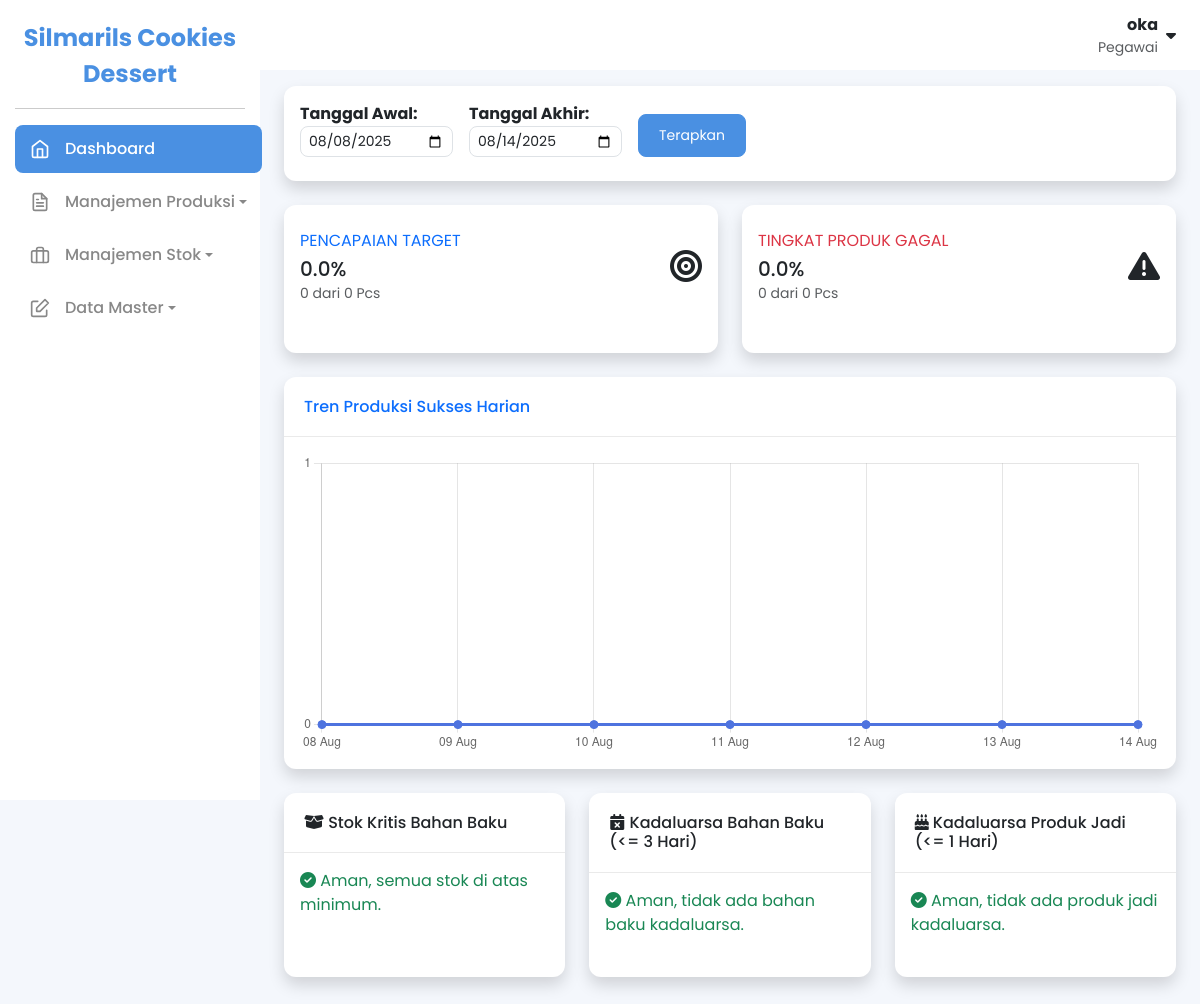
Page /index.php (signed in) on the earlier database version.
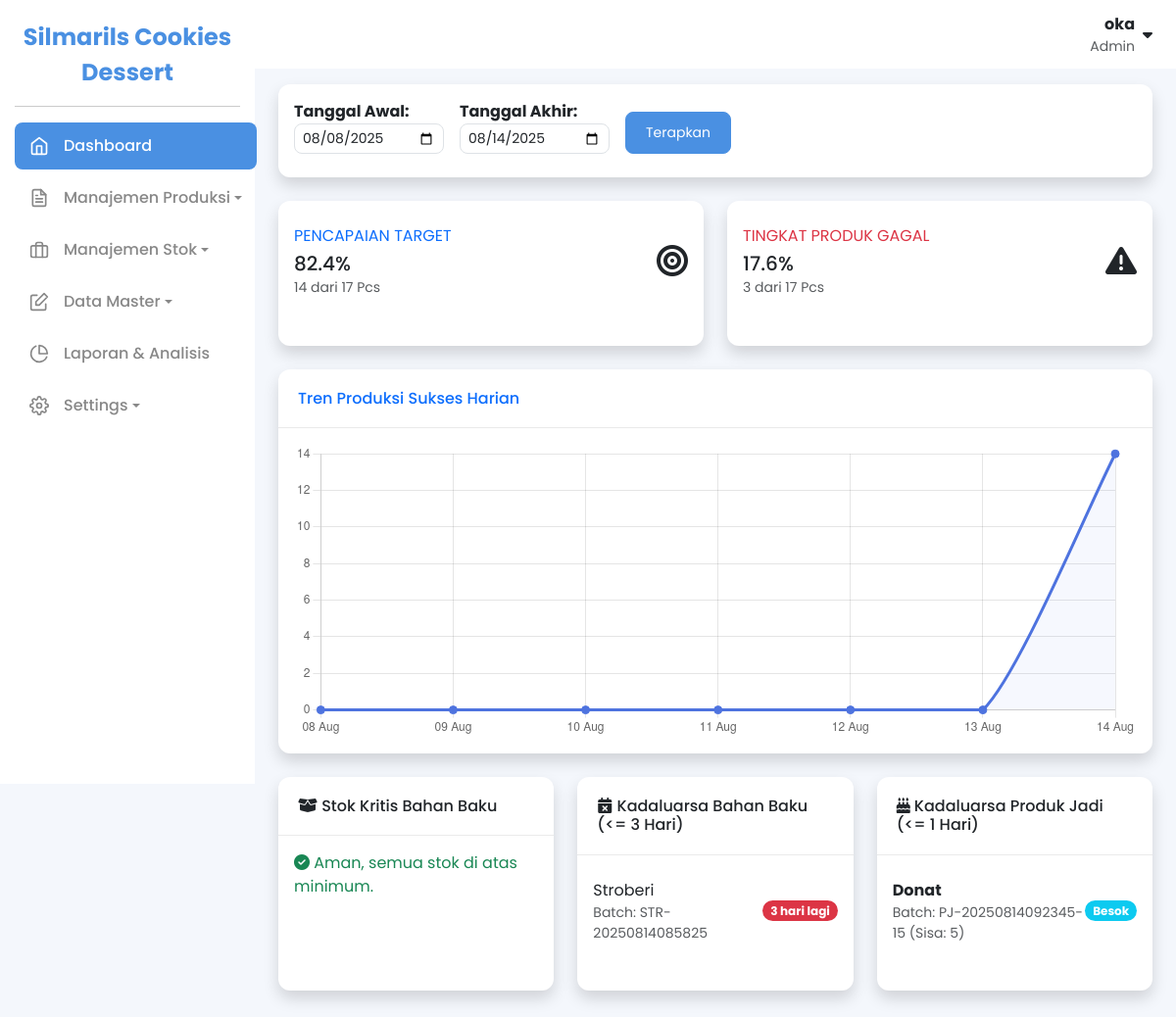
Same page on the later database version.
### tables this page shows
CREATE TABLE `stok_batch` (
  `id_batch` int NOT NULL,
  `kode_batch` varchar(50) NOT NULL,
  `id_bahan_baku` int NOT NULL,
  `jumlah_display` varchar(50) NOT NULL,
  `satuan_display` varchar(50) NOT NULL,
  `jumlah_dasar` decimal(10,2) NOT NULL,
  `sisa_dasar` decimal(10,2) NOT NULL,
  `harga_per_satuan_dasar` decimal(10,2) NOT NULL,
  `tanggal_masuk` date NOT NULL,
  `tanggal_kadaluarsa` date NOT NULL,
  `id_pengguna_input` int DEFAULT NULL
);

CREATE TABLE `bahan_baku` (
  `id_bahan_baku` int NOT NULL,
  `nama_bahan` varchar(100) NOT NULL,
  `satuan` varchar(20) NOT NULL,
  `stok` int NOT NULL DEFAULT '0',
  `stok_minimum` int NOT NULL DEFAULT '0'
);

CREATE TABLE `produk_jadi_batch` (
  `id_batch_produk` int NOT NULL,
  `id_produk` int NOT NULL,
  `id_perintah_kerja` int DEFAULT NULL,
  `kode_batch` varchar(50) NOT NULL COMMENT 'Kode custom dari input pengguna',
  `jumlah_produksi` int NOT NULL,
  `sisa_stok` int NOT NULL,
  `tanggal_produksi` datetime NOT NULL,
  `tanggal_kadaluarsa` date NOT NULL
);

CREATE TABLE `produk` (
  `id_produk` int NOT NULL,
  `nama_produk` varchar(100) NOT NULL,
  `masa_simpan_hari` int NOT NULL DEFAULT '0' COMMENT 'Umur simpan produk dalam hari',
  `catatan` text,
  `foto_produk` varchar(255) DEFAULT NULL
);

### core/functions.php (called while the page is built, shortened)
<?php
function base_url($path = '')
{
            $protocol = isset($_SERVER['HTTPS']) && $_SERVER['HTTPS'] === 'on' ? "https" : "http";
            $host = $_SERVER['HTTP_HOST'];
            $script_name = str_replace('\\', '/', dirname($_SERVER['SCRIPT_NAME']));
            $project_root = rtrim($script_name, '/');
            $url = "$protocol://$host" . rtrim($project_root, '/') . '/' . ltrim($path, '/');
            return $url;
}

### pages/dashboard.php (the view, shortened to what the changed rows need)
<?php
$tanggal_awal = isset($_GET['awal']) ? $_GET['awal'] : date('Y-m-d', strtotime('-6 days'));
$tanggal_akhir = isset($_GET['akhir']) ? $_GET['akhir'] : date('Y-m-d');
$periode_params = [$tanggal_awal, $tanggal_akhir];
$stmt_produksi = $pdo->prepare("
    SELECT
        COALESCE(SUM(jumlah_direncanakan), 0) AS total_target,
        COALESCE(SUM(jumlah_sukses), 0) AS total_sukses,
        COALESCE(SUM(jumlah_gagal), 0) AS total_gagal
    FROM perintah_kerja
    WHERE status = 'Selesai' AND DATE(tanggal_selesai) BETWEEN ? AND ?
");
$stmt_produksi->execute($periode_params);
$data_produksi = $stmt_produksi->fetch(PDO::FETCH_ASSOC);
$persentase_pencapaian = ($data_produksi['total_target'] > 0) ? ($data_produksi['total_sukses'] / $data_produksi['total_target']) * 100 : 0;
$total_produksi_aktual = $data_produksi['total_sukses'] + $data_produksi['total_gagal'];
$tingkat_kegagalan = ($total_produksi_aktual > 0) ? ($data_produksi['total_gagal'] / $total_produksi_aktual) * 100 : 0;
$stmt_kritis = $pdo->query("
    SELECT
        bb.nama_bahan, bb.satuan, bb.stok_minimum,
        COALESCE(SUM(sb.sisa_dasar), 0) as total_sisa
    FROM bahan_baku bb
    LEFT JOIN stok_batch sb ON bb.id_bahan_baku = sb.id_bahan_baku AND sb.sisa_dasar > 0
    GROUP BY bb.id_bahan_baku, bb.nama_bahan, bb.satuan, bb.stok_minimum
    HAVING total_sisa < bb.stok_minimum AND bb.stok_minimum > 0
");
$stok_kritis = $stmt_kritis->fetchAll(PDO::FETCH_ASSOC);
$stmt_kadaluarsa = $pdo->query("
    SELECT sb.*, bb.nama_bahan, bb.satuan, DATEDIFF(sb.tanggal_kadaluarsa, CURDATE()) AS sisa_hari
    FROM stok_batch sb
    JOIN bahan_baku bb ON sb.id_bahan_baku = bb.id_bahan_baku
    WHERE sb.sisa_dasar > 0 AND DATEDIFF(sb.tanggal_kadaluarsa, CURDATE()) <= 3
    ORDER BY sb.tanggal_kadaluarsa ASC
");
$stok_kadaluarsa = $stmt_kadaluarsa->fetchAll(PDO::FETCH_ASSOC);
$stmt_pj_kadaluarsa = $pdo->query("
    SELECT
        pjb.kode_batch, pjb.sisa_stok, p.nama_produk,
        DATEDIFF(pjb.tanggal_kadaluarsa, CURDATE()) AS sisa_hari
    FROM produk_jadi_batch AS pjb
    JOIN produk AS p ON pjb.id_produk = p.id_produk
    WHERE pjb.sisa_stok > 0 AND DATEDIFF(pjb.tanggal_kadaluarsa, CURDATE()) <= 1
    ORDER BY pjb.tanggal_kadaluarsa ASC
");
$produk_jadi_kadaluarsa = $stmt_pj_kadaluarsa->fetchAll(PDO::FETCH_ASSOC);
$stmt_grafik = $pdo->prepare("
    SELECT DATE(tanggal_selesai) as tanggal, SUM(jumlah_sukses) as total
    FROM perintah_kerja
    WHERE status = 'Selesai' AND DATE(tanggal_selesai) BETWEEN ? AND ?
    GROUP BY DATE(tanggal_selesai) ORDER BY tanggal ASC
");
$stmt_grafik->execute($periode_params);
$data_grafik_db = $stmt_grafik->fetchAll(PDO::FETCH_ASSOC);
$grafik_labels = [];
$grafik_data = [];
$data_grafik_assoc = array_column($data_grafik_db, 'total', 'tanggal');
$begin = new DateTime($tanggal_awal);
$end = new DateTime($tanggal_akhir);
$end->modify('+1 day');
$interval = new DateInterval('P1D');
$dateRange = new DatePeriod($begin, $interval, $end);
foreach ($dateRange as $date) {
    $formatted_date_key = $date->format('Y-m-d');
    $grafik_labels[] = $date->format('d M');
    $grafik_data[] = isset($data_grafik_assoc[$formatted_date_key]) ? $data_grafik_assoc[$formatted_date_key] : 0;
}
?>
<div class="container-fluid py-3 px-4">
    <div class="card shadow mb-4">
        <div class="card-body">
            <form method="GET" class="d-flex flex-wrap align-items-center" action="">
                <div class="me-3 mb-2">
                    <label for="awal" class="form-label-sm fw-bold">Tanggal Awal:</label>
                    <input type="date" id="awal" name="awal" class="form-control form-control-sm" value="<?php echo $tanggal_awal; ?>">
                </div>
                <div class="me-3 mb-2">
                    <label for="akhir" class="form-label-sm fw-bold">Tanggal Akhir:</label>
                    <input type="date" id="akhir" name="akhir" class="form-control form-control-sm" value="<?php echo $tanggal_akhir; ?>">
                </div>
                <div class="align-self-end mb-2">
                    <button type="submit" class="btn btn-primary btn-sm">Terapkan</button>
                </div>
            </form>
        </div>
    </div>
    <div class="row">
        <div class="col-lg-6 col-md-6 mb-4">
            <a href="index.php?page=laporan_pencapaian&awal=<?php echo $tanggal_awal; ?>&akhir=<?php echo $tanggal_akhir; ?>" class="text-decoration-none">
                <div class="card border-left-primary shadow h-100 py-2">
                    <div class="card-body">
                        <div class="row no-gutters align-items-center">
                            <div class="col mr-2">
                                <div class="text-xs font-weight-bold text-primary text-uppercase mb-1">Pencapaian Target</div>
                                <div class="h5 mb-0 font-weight-bold text-gray-800"><?php echo number_format($persentase_pencapaian, 1); ?>%</div>
                                <small class="text-muted"><?php echo number_format($data_produksi['total_sukses']) . ' dari ' . number_format($data_produksi['total_target']) . ' Pcs'; ?></small>
                            </div>
                            <div class="col-auto"><i class="fas fa-bullseye fa-2x text-gray-300"></i></div>
                        </div>
                    </div>
                </div>
            </a>
        </div>
        <div class="col-lg-6 col-md-6 mb-4">
            <a href="index.php?page=laporan_kegagalan&awal=<?php echo $tanggal_awal; ?>&akhir=<?php echo $tanggal_akhir; ?>" class="text-decoration-none">
                <div class="card border-left-danger shadow h-100 py-2">
                    <div class="card-body">
                        <div class="row no-gutters align-items-center">
                            <div class="col mr-2">
                                <div class="text-xs font-weight-bold text-danger text-uppercase mb-1">Tingkat Produk Gagal</div>
                                <div class="h5 mb-0 font-weight-bold text-gray-800"><?php echo number_format($tingkat_kegagalan, 1); ?>%</div>
                                <small class="text-muted"><?php echo number_format($data_produksi['total_gagal']) . ' dari ' . number_format($total_produksi_aktual) . ' Pcs'; ?></small>
                            </div>
                            <div class="col-auto"><i class="fas fa-exclamation-triangle fa-2x text-gray-300"></i></div>
                        </div>
                    </div>
                </div>
            </a>
        </div>
    </div>
    <div class="row">
        <div class="col-12">
            <div class="card shadow mb-4">
                <div class="card-header"><h6 class="m-0 font-weight-bold text-primary">Tren Produksi Sukses Harian</h6></div>
                <div class="card-body">
                    <div style="height: 300px;">
                        <canvas id="trenProduksiChart"></canvas>
                    </div>
                </div>
            </div>
        </div>
    </div>
    <div class="row">
        <div class="col-lg-4 mb-4">
            <div class="card card-warning shadow h-100">
                <div class="card-header"><h6 class="m-0 font-weight-bold"><i class="fas fa-box-open"></i> Stok Kritis Bahan Baku</h6></div>
                <div class="card-body">
                    <?php if (empty($stok_kritis)): ?>
                        <p class="text-success mb-0"><i class="fas fa-check-circle"></i> Aman, semua stok di atas minimum.</p>
                    <?php endif; ?>
                </div>
            </div>
        </div>
        <div class="col-lg-4 mb-4">
            <div class="card card-danger shadow h-100">
                <div class="card-header"><h6 class="m-0 font-weight-bold"><i class="fas fa-calendar-times"></i> Kadaluarsa Bahan Baku (<= 3 Hari)</h6></div>
                <div class="card-body">
                    <?php if (empty($stok_kadaluarsa)): ?>
                        <p class="text-success mb-0"><i class="fas fa-check-circle"></i> Aman, tidak ada bahan baku kadaluarsa.</p>
                    <?php else: ?>
                        <ul class="list-group list-group-flush">
                            <?php foreach($stok_kadaluarsa as $item): ?>
                                <li class="list-group-item d-flex justify-content-between align-items-center px-0">
                                    <div>
                                        <?php echo htmlspecialchars($item['nama_bahan']); ?>
                                        <small class="d-block text-muted">Batch: <?php echo htmlspecialchars($item['kode_batch']); ?></small>
                                    </div>
                                    <span class="badge bg-danger rounded-pill"><?php echo $item['sisa_hari'] <= 0 ? 'Sudah Lewat' : $item['sisa_hari'] . ' hari lagi'; ?></span>
                                </li>
                            <?php endforeach; ?>
                        </ul>
                    <?php endif; ?>
                </div>
            </div>
        </div>
        <div class="col-lg-4 mb-4">
            <div class="card card-info shadow h-100">
                <div class="card-header"><h6 class="m-0 font-weight-bold"><i class="fas fa-birthday-cake"></i> Kadaluarsa Produk Jadi (<= 1 Hari)</h6></div>
                <div class="card-body">
                    <?php if (empty($produk_jadi_kadaluarsa)): ?>
                        <p class="text-success mb-0"><i class="fas fa-check-circle"></i> Aman, tidak ada produk jadi kadaluarsa.</p>
                    <?php else: ?>
                        <ul class="list-group list-group-flush">
                        <?php foreach($produk_jadi_kadaluarsa as $item): ?>
                            <li class="list-group-item d-flex justify-content-between align-items-center px-0">
                                <div>
                                    <strong><?php echo htmlspecialchars($item['nama_produk']); ?></strong>
                                    <small class="d-block text-muted">Batch: <?php echo htmlspecialchars($item['kode_batch']); ?> (Sisa: <?php echo $item['sisa_stok']; ?>)</small>
                                </div>
                                <?php
                                    $sisa_hari_text = '';
                                    if ($item['sisa_hari'] == 1) $sisa_hari_text = 'Besok';
                                    elseif ($item['sisa_hari'] == 0) $sisa_hari_text = 'Hari Ini';
                                    else $sisa_hari_text = 'Sudah Lewat';
                                ?>
                                <span class="badge bg-info rounded-pill"><?php echo $sisa_hari_text; ?></span>
                            </li>
                        <?php endforeach; ?>
                        </ul>
                    <?php endif; ?>
                </div>
            </div>
        </div>
    </div>
</div>
<script>
document.addEventListener("DOMContentLoaded", function() {
    const canvasElement = document.getElementById('trenProduksiChart');
    if (canvasElement) {
        const ctx = canvasElement.getContext('2d');
        new Chart(ctx, {
            type: 'line',
            data: {
                labels: <?php echo json_encode($grafik_labels); ?>,
                datasets: [{
                    label: 'Produksi Sukses (Pcs)',
                    data: <?php echo json_encode($grafik_data); ?>,
                    borderColor: '#4e73df',
                    backgroundColor: 'rgba(78, 115, 223, 0.05)',
                    fill: true,
                    tension: 0.2, // Membuat garis sedikit melengkung
                    pointBackgroundColor: '#4e73df',
                    pointRadius: 4,
                    pointHoverRadius: 6
                }]
            },
            options: {
                responsive: true,
                maintainAspectRatio: false,
                scales: {
                    y: {
                        beginAtZero: true,
                        ticks: {
                            // Memastikan angka di sumbu Y adalah integer
                            precision: 0
                        }
                    }
                },
                plugins: {
                    legend: {
                        display: false // Sembunyikan legenda jika hanya ada 1 dataset
                    }
                }
            }
        });
    }
});
</script>

### templates/header.php (shortened to what the changed rows need)
<?php
$current_page = isset($_GET['page']) ? $_GET['page'] : 'dashboard';
$settings_pages = ['pengguna', 'pengguna_form', 'settings'];
$is_settings_active = in_array($current_page, $settings_pages);
?>
<!DOCTYPE html>
<html lang="id">
<head>
    <link rel="stylesheet" href="https://cdnjs.cloudflare.com/ajax/libs/font-awesome/6.2.0/css/all.min.css">
    <link href="<?php echo base_url('assets/css/bootstrap.min.css'); ?>" rel="stylesheet">
    <link href="<?php echo base_url('assets/css/style.css'); ?>" rel="stylesheet">
</head>
<body>
    <aside class="sidebar" id="sidebar">
        <ul class="nav flex-column">
            <?php if ($_SESSION['role'] === 'Admin'): ?>
                <li class="nav-item <?php echo str_starts_with($current_page, 'laporan') ? 'active' : ''; ?>">
                    <a class="nav-link" href="<?php echo base_url('index.php?page=laporan'); ?>">
                        <svg class="sidebar-icon" xmlns="http://www.w3.org/2000/svg" width="24" height="24" viewBox="0 0 24 24" fill="none" stroke="currentColor" stroke-width="2" stroke-linecap="round" stroke-linejoin="round"><path d="M21.21 15.89A10 10 0 1 1 8 2.83" /><path d="M22 12A10 10 0 0 0 12 2v10z" /></svg>
                        Laporan & Analisis
                    </a>
                </li>
                <li class="nav-item">
                    <a class="nav-link dropdown-toggle <?php echo $is_settings_active ? 'active' : ''; ?>" href="#settingsSubmenu" role="button" data-bs-toggle="collapse" aria-expanded="<?php echo $is_settings_active ? 'true' : 'false'; ?>">
                        Settings
                    </a>
                </li>
            <?php endif; ?>
        </ul>
    </aside>
    <main class="content-wrapper">
        <header class="topbar d-flex justify-content-between align-items-center">
            <div class="dropdown">
                <a href="#" class="d-flex align-items-center text-decoration-none" id="profileDropdown" data-bs-toggle="dropdown" aria-expanded="false">
                    <div class="text-end me-2">
                        <div class="fw-bold text-dark"><?php echo htmlspecialchars($_SESSION['nama_lengkap']); ?></div>
                        <div class="small text-muted"><?php echo htmlspecialchars($_SESSION['role']); ?></div>
                    </div>
                </a>
            </div>
        </header>
        <div class="main-content">

Differences in the rows shown:
added stok_batch: id_bahan_baku.nama_bahan "Stroberi", kode_batch "STR-20250814085825", sisa_hari "3"
added produk_jadi_batch: id_produk.nama_produk "Donat", kode_batch "PJ-20250814092345-15", sisa_stok "5", sisa_hari_text "Besok"
Other differences:
$_SESSION['role']: "Pegawai" → "Admin"
$persentase_pencapaian: "0.0" → "82.4"
$data_produksi['total_sukses']: "0" → "14"
$data_produksi['total_target']: "0" → "17"
$tingkat_kegagalan: "0.0" → "17.6"
$data_produksi['total_gagal']: "0" → "3"
$total_produksi_aktual: "0" → "17"
chart data {{ json_encode($grafik_data) }}: [0,0,0,0,0,0,0] → [0,0,0,0,0,0,"14"]
text no longer shown: "Aman, tidak ada bahan baku kadaluarsa. Aman, tidak ada produk jadi kadaluarsa."
text now shown: "Laporan & Analisis Settings"
